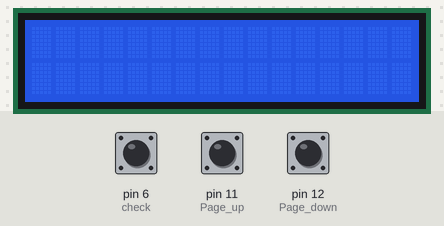
The sketch below on a simulated Arduino Uno, built with avr-gcc and run on an emulated ATmega328P. Shown: 16×2 character LCD. The inputs (shaded band) are chosen by the test bench; at power-on: pin 11 (Page_up) LOW, pin 12 (Page_down) LOW, pin 6 (check) LOW.

Above: at 1.2 s.
1.3 s: pin 11 (Page_up) pulled HIGH for 0.15 s
At 1.6 s:
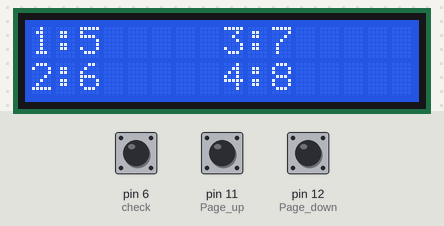
2.9 s: pin 12 (Page_down) pulled HIGH for 0.15 s
At 4.0 s:
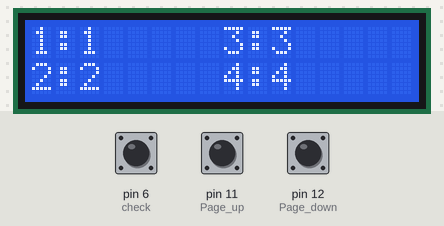
4.5 s: pin 6 (check) pulsed HIGH 2 times (0.12 s each, 0.3 s apart)
At 5.1 s:
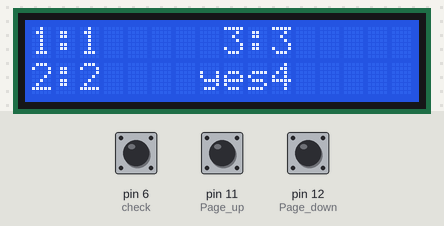
6.6 s: pin 11 (Page_up) pulled HIGH for 1 s
At 6.61 s:
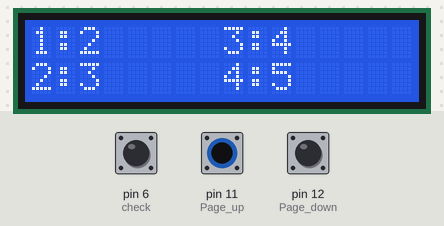
Timing chart, 0 to 9.6 s (numbered marks = the images above; inputs shaded):
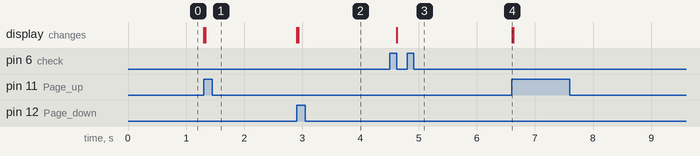

The sketch:

lcd_read.ino
```cpp
// include the library code:
#include <LiquidCrystal.h>

// initialize the library by associating any needed LCD interface pin
// with the arduino pin number it is connected to
const int rs = 7, en = 8, d4 = 2, d5 = 3, d6 = 4, d7 = 5;
LiquidCrystal lcd(rs, en, d4, d5, d6, d7);
int val =0;
int tally=0;
int fourth=0;
int i=0;
int decode[8];
int store =0;
int x=0;
int read=0.0;
double display=0.0;
const int check=6;
int pages[5][4]={
  {1,2,3,4},
  {2,3,4,5},
  {3,4,5,6},
  {4,5,6,7},
  {5,6,7,8}
};
int page=0;
void setup() {
  // set up the LCD's number of columns and rows:
  lcd.begin(16, 2);
  pinMode(check, INPUT);
  pinMode(11,INPUT); //Page up
  pinMode(12,INPUT); //Page down
}

void loop() {
  read=digitalRead(check);
  if (read==1 and x==0){
    x=x+1;
    //lcd.setCursor(8, 0);
    //lcd.print("yes");
    delay(15);
  }
  else if (read==0 and x==1){
    x=x+1;
    lcd.setCursor(7, 1);
    lcd.print("yes");
    delay(15);
  }
  else if (read==1 and x==2){
    x=0;
    //decode=0;
    delay(15);
    while (x<8){
      read=digitalRead(check);
      //decode=decode+pow(2,(7-x))*read;
      decode[x]=read;
      x=x+1;
      lcd.setCursor(7+x,0);
      lcd.print(read);
      delay(15);
    }
    fourth=store;
    store=val;
    val=round(display);
    display=0.0;
    for (int i=0.0; i<8; i=i+1){
      display=display+pow(2,i)*decode[7-i];
    }

    lcd.setCursor(8, 1);
    lcd.print("   ");
    lcd.setCursor(8, 1);
    lcd.print(display);
    lcd.setCursor(0, 0);
    lcd.print("   ");
    lcd.setCursor(0, 0);
    lcd.print(val);
    lcd.setCursor(0, 1);
    lcd.print("   ");
    lcd.setCursor(0, 1);
    lcd.print(store);
    lcd.setCursor(5, 0);
    lcd.print("   ");
    lcd.setCursor(5, 0);
    lcd.print(fourth);
    delay(100);             //Maybe need to tone down this delay? or add foot to ensure no run on
  }
  else{
    x=0;
    lcd.setCursor(5, 1);
    lcd.print(" ");
    if (digitalRead(11)==1 and page!=4){
      page+=1;
      lcd.setCursor(0, 0);
      lcd.print("                ");
      lcd.setCursor(0, 1);
      lcd.print("                ");
      lcd.setCursor(0,0);
      lcd.print("1:");
      lcd.print(pages[page][0]);
      lcd.setCursor(0,1);
      lcd.print("2:");
      lcd.print(pages[page][1]);
      lcd.setCursor(8,0);
      lcd.print("3:");
      lcd.print(pages[page][2]);
      lcd.setCursor(8,1);
      lcd.print("4:");
      lcd.print(pages[page][3]);
    }
    else if (digitalRead(12)==1 and page!=0){
      page-=1;
      lcd.setCursor(0, 0);
      lcd.print("                ");
      lcd.setCursor(0, 1);
      lcd.print("                ");
      lcd.setCursor(0,0);
      lcd.print("1:");
      lcd.print(pages[page][0]);
      lcd.setCursor(0,1);
      lcd.print("2:");
      lcd.print(pages[page][1]);
      lcd.setCursor(8,0);
      lcd.print("3:");
      lcd.print(pages[page][2]);
      lcd.setCursor(8,1);
      lcd.print("4:");
      lcd.print(pages[page][3]);
    }
  }


}
```

Measured:
- after the input at 1.3 s, the display: first changes at once (image 1 shows a later state)
- after the input at 2.9 s, the display: first changes at once (image 2 shows a later state)
- after the input at 4.5 s, the display: changes after 0.12 s (image 3)
- after the input at 6.6 s, the display: changes at once (image 4)
